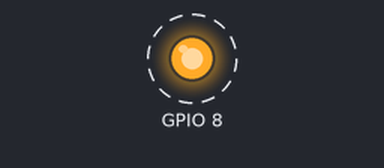
Bench run of a program on a simulated Raspberry Pi (BCM pin numbers). On the bench: output pins drawn as LEDs (lit = HIGH). Dashed ring = blinking. What the program prints to the terminal is not drawn.

Above: at 0.5 s.
Timing chart, 0 to 4.6 s (numbered marks = the images above):
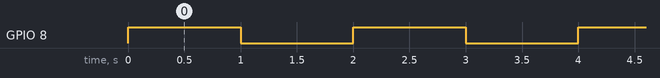

Measured:
- by itself, GPIO 8: alternates HIGH for 1.0 s and LOW for 1.0 s

The program:

test.py
```python
print("trying to make an led blink")
import RPi.GPIO as GPIO
from time import sleep

GPIO.setwarnings(False)
GPIO.setmode(GPIO.BCM)
GPIO.setup(8, GPIO.OUT, initial=GPIO.LOW)


while True:
 GPIO.output(8, GPIO.HIGH)
 sleep(1)
 GPIO.output(8, GPIO.LOW)
 sleep(1)
```
